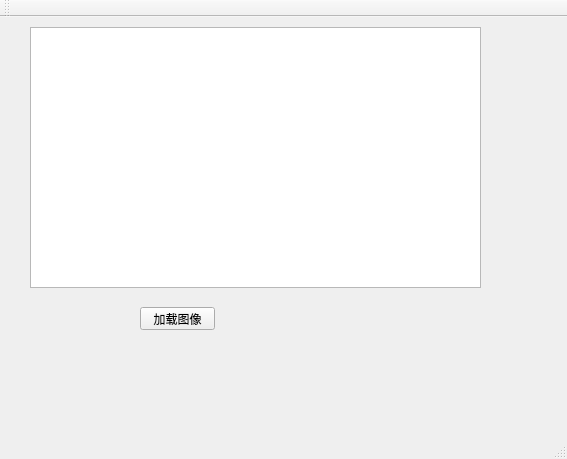
<?xml version="1.0" encoding="UTF-8"?>
<ui version="4.0">
 <class>MainWindow</class>
 <widget class="QMainWindow" name="MainWindow">
  <property name="geometry">
   <rect>
    <x>0</x>
    <y>0</y>
    <width>567</width>
    <height>459</height>
   </rect>
  </property>
  <property name="windowTitle">
   <string>MainWindow</string>
  </property>
  <widget class="QWidget" name="centralWidget">
   <widget class="QGraphicsView" name="graphicsView">
    <property name="geometry">
     <rect>
      <x>30</x>
      <y>10</y>
      <width>451</width>
      <height>261</height>
     </rect>
    </property>
   </widget>
   <widget class="QPushButton" name="pushButton">
    <property name="geometry">
     <rect>
      <x>140</x>
      <y>290</y>
      <width>75</width>
      <height>23</height>
     </rect>
    </property>
    <property name="text">
     <string>加载图像</string>
    </property>
   </widget>
  </widget>
  <widget class="QMenuBar" name="menuBar">
   <property name="geometry">
    <rect>
     <x>0</x>
     <y>0</y>
     <width>567</width>
     <height>23</height>
    </rect>
   </property>
  </widget>
  <widget class="QToolBar" name="mainToolBar">
   <attribute name="toolBarArea">
    <enum>TopToolBarArea</enum>
   </attribute>
   <attribute name="toolBarBreak">
    <bool>false</bool>
   </attribute>
  </widget>
  <widget class="QStatusBar" name="statusBar"/>
 </widget>
 <layoutdefault spacing="6" margin="11"/>
 <resources/>
 <connections/>
</ui>
